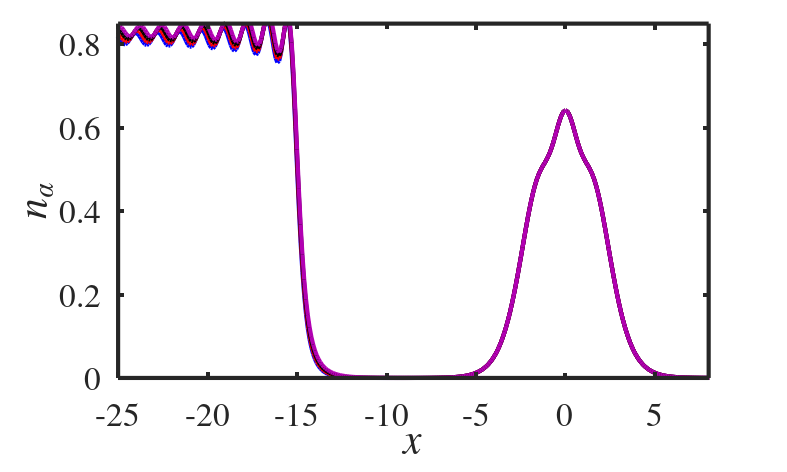
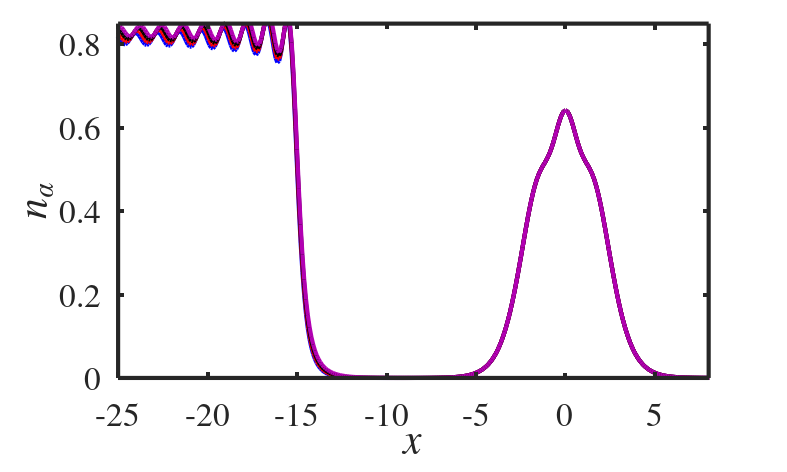

These charts were generated, in order, by the following MATLAB code:
load Output_2cosh5_R15.mat

%mu muatom Ne natom nmetal 

%N=1
% k=(12:4:24);
%N=2
% k=(28:2:36);
%N=3
k=(42:45);

% %All N Ref
% k=[10 22 32 43];

mu=mu(k);


%% plot settings

% c=['b' 'r' 'y' 'k' 'c'];
% c=[0 0 .8; .8 0 0 ; 0 .6 0 ; 0.1 .1 0.1 ; 0 0.8 1];

% load colors.mat
% c(:,3)
% ctemp=[c(1,:) c(1,:) c(2,:) c(2,:) c(3,:) c(3,:) c(4,:) c(4,:)];
width = 20;
height = 12;

left = .15;
right = .1;
bottom = .2;
top = .05;
midspacehor = .01;
midspacevert = .07;

% in percentage of total width
plotwidth = (1-left-right);
plotheight = (1-bottom-top);

% Create figure
% Example how to adjust your figure properties for
% publication needs
figure1 = figure;
% Select the default font and font size
% Note: Matlab does internally round the font size
% to decimal pt values
set(figure1, 'DefaultTextFontSize', 24); % [pt]
set(figure1, 'DefaultAxesFontSize', 24); % [pt]
set(figure1, 'DefaultAxesFontName', 'Times');
set(figure1, 'DefaultTextFontName', 'Times');
% Select the preferred unit like inches, centimeters,
% or pixels
set(figure1, 'Units', 'centimeters');
pos = get(figure1, 'Position');
pos(1) = 10;
pos(2) = 5;
pos(3) = width; % Select the width of the figure in [cm]
pos(4) = height; % Select the height of the figure in [cm]
set(figure1, 'Position', pos);
% set(figure1, 'Colormap',c);
set(figure1,  'Colormap',[0 0 0.5625;0 0 0.591666638851166;0 0 0.620833337306976;0 0 0.649999976158142;0 0 0.679166674613953;0 0 0.708333313465118;0 0 0.737500011920929;0 0 0.766666650772095;0 0 0.795833349227905;0 0 0.824999988079071;0 0 0.854166686534882;0 0 0.883333325386047;0 0 0.912500023841858;0 0 0.941666662693024;0 0 0.970833361148834;0 0 1;0 0.0769230797886848 1;0 0.15384615957737 1;0 0.230769231915474 1;0 0.307692319154739 1;0 0.384615391492844 1;0 0.461538463830948 1;0 0.538461565971375 1;0 0.615384638309479 1;0 0.692307710647583 1;0 0.769230782985687 1;0 0.846153855323792 1;0 0.923076927661896 1;0 1 1;0.16666667163372 1 0.833333313465118;0.333333343267441 1 0.666666686534882;0.5 1 0.5;0.666666686534882 1 0.333333343267441;0.833333313465118 1 0.16666667163372;1 1 0;1 0.9375 0;1 0.875 0;1 0.8125 0;1 0.75 0;1 0.6875 0;1 0.625 0;1 0.5625 0;1 0.5 0;1 0.4375 0;1 0.375 0;1 0.3125 0;1 0.25 0;1 0.1875 0;1 0.125 0;1 0.0625 0;1 0 0;0.961538434028625 0 0;0.923076927661896 0 0;0.884615361690521 0 0;0.846153855323792 0 0;0.807692289352417 0 0;0.769230782985687 0 0;0.730769217014313 0 0;0.692307710647583 0 0;0.653846144676208 0 0;0.615384638309479 0 0;0.576923072338104 0 0;0.538461565971375 0 0;0.5 0 0]);
set(figure1, 'Renderer', 'painters');
% From SVG 1.1. Specification:
% "1pt" equals "1.25px"
% "1pc" equals "15px"
% "1mm" would be "3.543307px"
% "1cm" equals "35.43307px"
% "1in" equals "90px"


%% Create axes top plot
axes2 = axes('Parent',figure1,...
    'Position',[left bottom plotwidth plotheight],...
    'MinorGridLineStyle','none',...
    'LineWidth',3,...
    'Layer','top',...
    'GridLineStyle','none');
%     'Position',[left+midspacehor+plotwidth bottom plotwidth
%     plotheight],...
box(axes2,'on');
hold(axes2,'all');




%Nref
plot(x,natom(:,k(1))+nmetal(:,k(1)),'LineWidth',3,'Color','b');
plot(x,natom(:,k(2))+nmetal(:,k(2)),'LineWidth',3,'Color','r');
plot(x,natom(:,k(3))+nmetal(:,k(3)),'LineWidth',3,'Color','k');
plot(x,natom(:,k(4))+nmetal(:,k(4)),'LineWidth',3,'Color',[0.7 0 0.7]);%,'LineStyle','-.');



% Create xlabel
xlabel('\it x \rm','FontSize',30,'FontName','Times');

% Create ylabel
ylabel('\it n_{\alpha} \rm','FontSize',30,'FontName','Times');


xlim([-25,8])
% %N=1
ylim([0,0.85])
% %N=2
% ylim([0,0.9])
% %N=3
% ylim([0,0.92])

% mulabel(1,:)=num2str(mu(k));
% lgd=legend([p1 p2 p3 p4],['\mu = ' num2str(mu(k(1)))],['\mu = ' num2str(mu(k(2)))],['\mu = ' num2str(mu(k(3)))],['\mu = ' num2str(mu(k(4)))]);
% legend('show');

set(figure1,'PaperPositionMode','auto','PaperUnits','centimeters','PaperSize',[width height]);
filename=sprintf('FragDens_2cosh5_R15_N1');
print(filename,'-dpdf')
print(filename,'-depsc')




